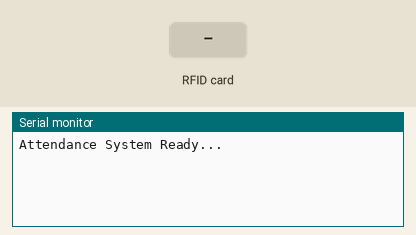
A sketch run on a simulated Arduino Uno, built with avr-gcc and run on an emulated ATmega328P. Parts: the last lines printed to the serial monitor. The inputs (shaded band) are chosen by the test bench.

Above: at 1.2 s.
1.3 s: RFID card 43 A7 9B 2C held to the reader
At 2.5 s:
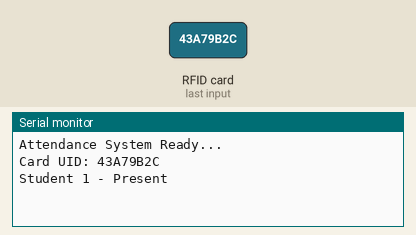
2.8 s: RFID card 12 AB 34 CD held to the reader
At 4.2 s:
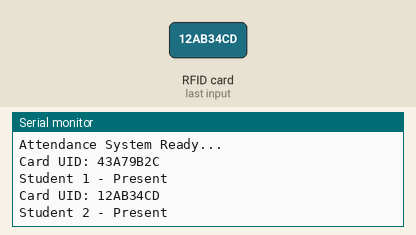
4.8 s: RFID card 5E 7A 19 C4 held to the reader
At 5.9 s:
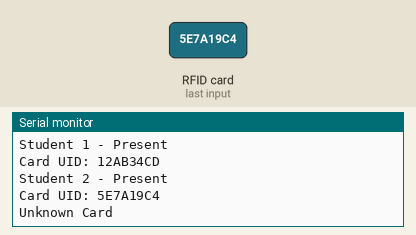

Measured:
- after the input at 1.3 s, the serial monitor: prints a new line at once (image 1)
- after the input at 2.8 s, the serial monitor: prints a new line after 0.51 s (image 2)
- after the input at 4.8 s, the serial monitor: prints a new line after 0.52 s (image 3)

The sketch:

UID.ino
```cpp
#include <SPI.h>
#include <MFRC522.h>

#define SS_PIN 10
#define RST_PIN 9

MFRC522 rfid(SS_PIN, RST_PIN);

String student1 = "43A79B2C";   // Replace with real UID
String student2 = "12AB34CD";   // Replace with real UID

void setup() {
  Serial.begin(9600);
  SPI.begin();
  rfid.PCD_Init();
  Serial.println("Attendance System Ready...");
}

void loop() {
  if (!rfid.PICC_IsNewCardPresent()) return;
  if (!rfid.PICC_ReadCardSerial()) return;

  String uidString = "";

  for (byte i = 0; i < rfid.uid.size; i++) {
    uidString += String(rfid.uid.uidByte[i], HEX);
  }

  uidString.toUpperCase();

  Serial.print("Card UID: ");
  Serial.println(uidString);

  if (uidString == student1) {
    Serial.println("Student 1 - Present");
  }
  else if (uidString == student2) {
    Serial.println("Student 2 - Present");
  }
  else {
    Serial.println("Unknown Card");
  }

  delay(2000); // Prevent multiple scans
}
```
